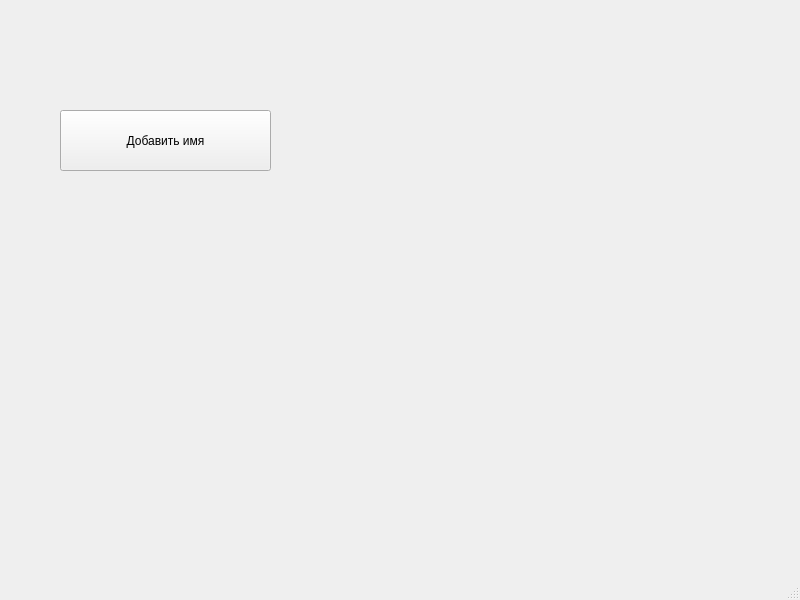
<?xml version="1.0" encoding="UTF-8"?>
<ui version="4.0">
 <class>MainWindow</class>
 <widget class="QMainWindow" name="MainWindow">
  <property name="geometry">
   <rect>
    <x>0</x>
    <y>0</y>
    <width>800</width>
    <height>600</height>
   </rect>
  </property>
  <property name="windowTitle">
   <string>MainWindow</string>
  </property>
  <widget class="QWidget" name="centralwidget">
   <widget class="QPushButton" name="pushButton">
    <property name="geometry">
     <rect>
      <x>60</x>
      <y>110</y>
      <width>211</width>
      <height>61</height>
     </rect>
    </property>
    <property name="text">
     <string>Добавить имя</string>
    </property>
   </widget>
  </widget>
  <widget class="QMenuBar" name="menubar">
   <property name="geometry">
    <rect>
     <x>0</x>
     <y>0</y>
     <width>800</width>
     <height>21</height>
    </rect>
   </property>
  </widget>
  <widget class="QStatusBar" name="statusbar"/>
 </widget>
 <resources/>
 <connections/>
</ui>
